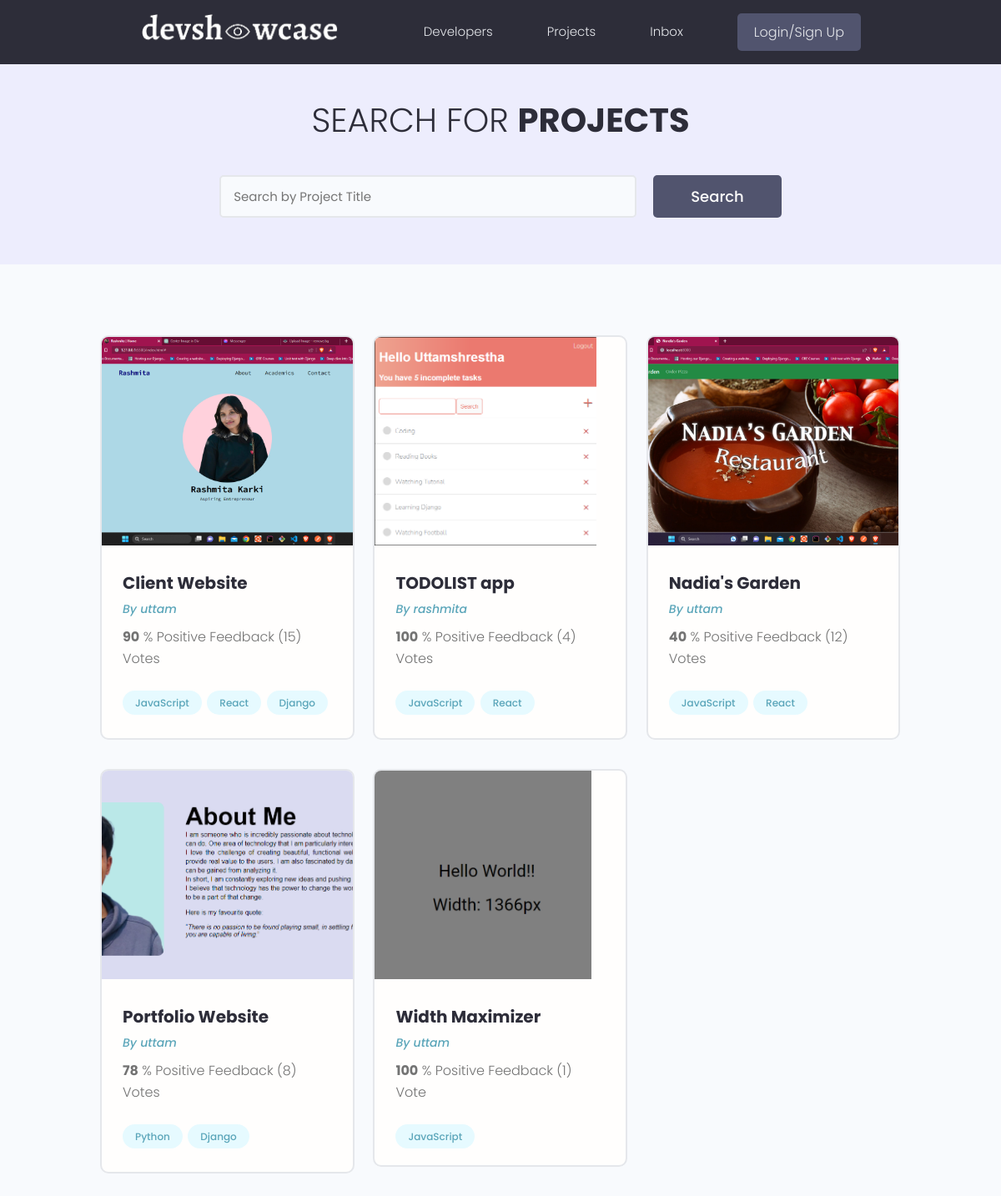
Page /projects/ on the earlier database version.
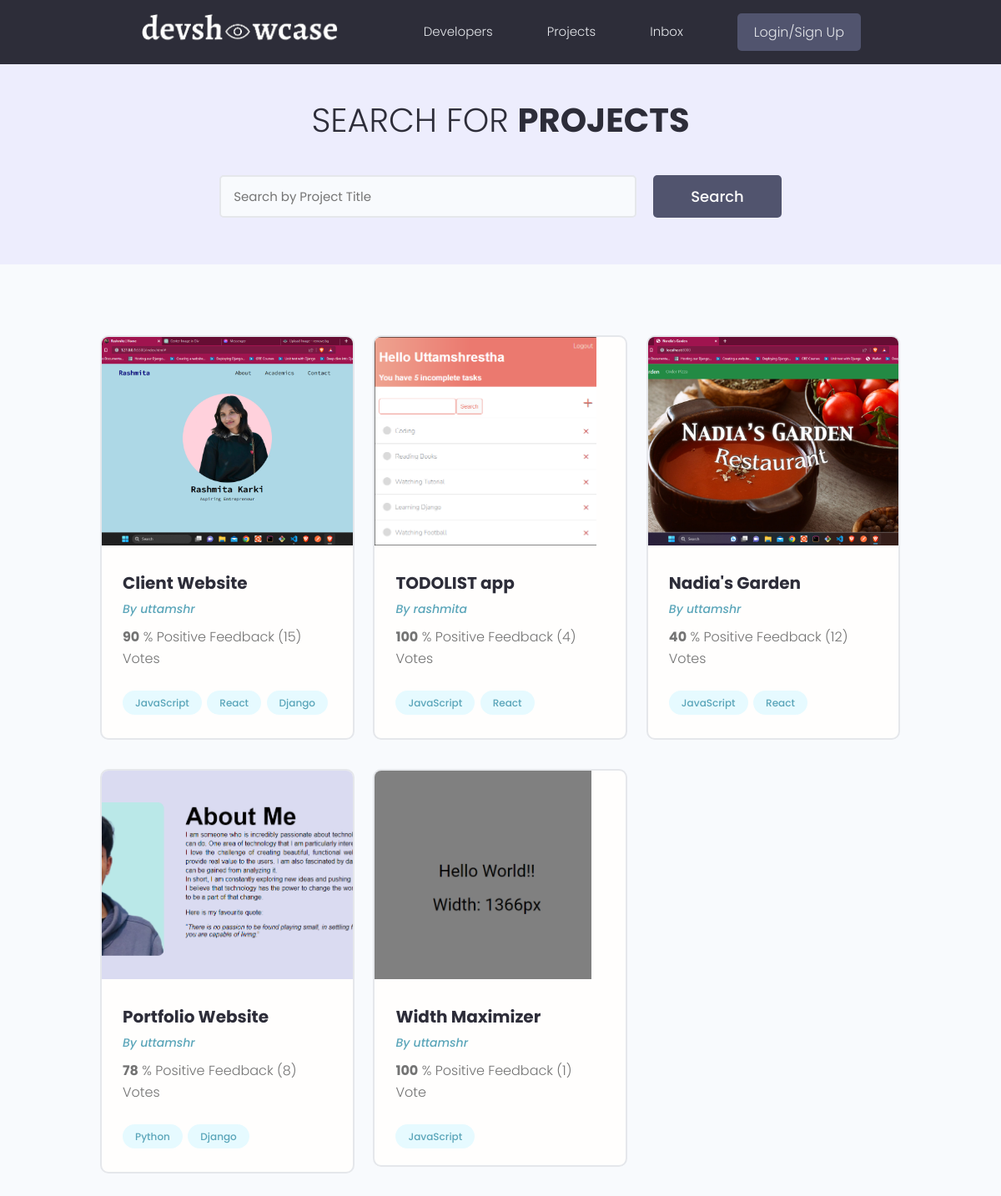
Same page on the later database version.
### application/models.py (models this page shows, shortened)
class Project (models.Model):
    owner = models.ForeignKey(Profile, blank = True, null = True, on_delete = models.SET_NULL )  # Create the owner for the project and don't delete the project when the user id is deleted by any circumstances.
    title = models.CharField(max_length = 200)
    description = models.TextField(blank = True, null = True)
    project_image = models.ImageField(blank = True, null = True, default = "default.jpg") # to add images to the DB.
    demo_link = models.CharField(max_length=2000, blank = True, null = True)
    source_link = models.CharField(max_length = 2000, blank = True, null = True)
    tags = models.ManyToManyField('Tag', blank = True)  # it lets user select content of Tag table.
    vote_total = models.IntegerField(default = 0, null = True, blank = True)
    vote_ratio = models.IntegerField(default = 0, null = True, blank = True)
    created = models.DateTimeField(auto_now_add=True)
    id = models.UUIDField(default=uuid.uuid4, primary_key=True, unique=True, editable=False) # generate random unique id

### users/models.py (models this page shows)
class Profile(models.Model):
    user = models.OneToOneField(User, on_delete=models.CASCADE, null = True, blank = True)  # User has one to one relationship with their Profile means user can create only one Profile.
    name = models.CharField(max_length = 100, blank = True, null = True)
    email = models.EmailField(max_length = 50, blank = True, null = True)
    username = models.CharField(max_length = 20, blank = True, null = True)
    short_intro = models.CharField(max_length = 200, blank = True, null = True)
    location = models.CharField(max_length = 200, blank = True, null = True)
    bio = models.TextField(blank = True, null = True)
    profile_image = models.ImageField(null = True, blank = True, upload_to = 'users/', default='users/user-default.png')
    social_github = models.CharField(max_length = 200, blank = True, null = True)     # user can add github
    social_linkedin = models.CharField(max_length = 200, blank = True, null = True)   # user can add linkedin
    social_website = models.CharField(max_length = 200, blank = True, null = True)    # user can add their website.
    created = models.DateTimeField(auto_now_add=True)
    id = models.UUIDField(default = uuid.uuid4, primary_key = True, editable = False)
    def __str__(self):
        return str(self.user.username)

### application/views.py (the view)
# urls.py: path("", views.projects, name="projects"),    # list view
def projects(request):  # list view
    projects = models.Project.objects.all() # quering all the projects and storing in projects
    context = {'projects': projects}
    return render(request, 'application/projects.html', context)

### application/models.py (called while the page is built)
    def __str__(self):
        return self.name

### template/application/projects.html (shortened to what this page needs)
{% extends 'application/main.html' %}
{% block content %}
<main class="projects">
    <section class="hero-section text-center">
      <div class="container container--narrow">
        <div class="hero-section__box">
          <h2>Search for <span>Projects</span></h2>
        </div>
        <div class="hero-section__search">
          <form class="form" action="#" method="get">
            <div class="form__field">
              <input class="input input--text" id="formInput#search" type="text" name="text"
                placeholder="Search by Project Title" />
            </div>
            <input class="btn btn--sub btn--lg" type="submit" value="Search" />
          </form>
        </div>
      </div>
    </section>
    <section class="projectsList">
      <div class="container">
        <div class="grid grid--three">
            {% for project in projects %}
          <div class="column">
            <div class="card project">
              <a href="{% url 'project' project.id %}" class="project">
                <img class="project__thumbnail" src="{{ project.project_image.url }}" alt="project thumbnail" />
                <div class="card__body">
                  <h3 class="project__title">{{project.title}}</h3>
                  <p><a class="project__author" href="{% url 'user-profile' project.owner.id %}">By {{project.owner}}</a></p>
                  <p class="project--rating">
                    <span style="font-weight: bold;">{{project.vote_ratio}}</span> % Positive
                    Feedback ({{project.vote_total}}) Vote{{project.vote_total|pluralize:"s"}}
                  </p>
                  <div class="project__tags">
                    {% for tag in project.tags.all %}
                    <span class="tag tag--pill tag--main">
                      <small>{{tag}}</small>
                    </span>
                    {% endfor %}
                  </div>
                </div>
              </a>
            </div>
          </div>
          {% endfor %}
        </div>
      </div>
    </section>
  </main>
{% endblock content %}

Differences in the rows shown:
changed through a linked row, Project "Client Website": owner "uttam" → "uttamshr"
changed through a linked row, Project "Nadia's Garden": owner "uttam" → "uttamshr"
changed through a linked row, Project "Portfolio Website": owner "uttam" → "uttamshr"
changed through a linked row, Project "Width Maximizer": owner "uttam" → "uttamshr"
